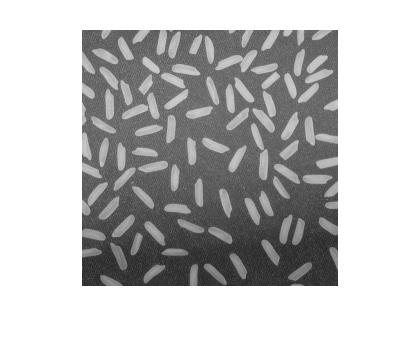
#> input picture images/chp2/rice_1.jpg, 420 x 342 px
$ python kenar_tespit_islemleri.py
#> lines starting #> are read from the running program, lines starting #| are printed output that depends on the picture; after the words box and inside, x2 and y2 are one past the last pixel; in counts of white or black regions, pixels touching at a corner belong together
import cv2
import os

yol = os.path.join(os.getcwd(),"images","chp2","rice_1.jpg")

goruntu = cv2.imread(yol)#bgr
#> goruntu is the input picture: shape (342, 420, 3); min 30, max 255, mean 189.4
gri = cv2.cvtColor(goruntu,cv2.COLOR_BGR2GRAY)#bgr den griye
bulanik = cv2.GaussianBlur(gri,(3,3),0)

# _,sb=cv2.threshold(bulanik,150,255,cv2.THRESH_BINARY)
# sb = cv2.adaptiveThreshold(bulanik,255,cv2.ADAPTIVE_THRESH_MEAN_C,cv2.THRESH_BINARY_INV,3,3)

canny=cv2.Canny(bulanik,40,140)
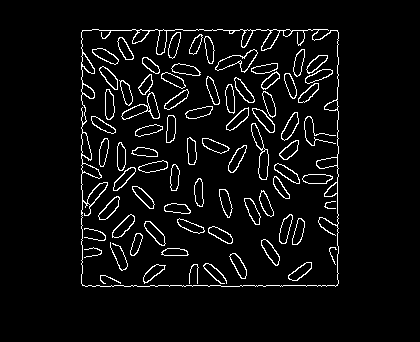
#> canny: shape (342, 420); 5.2% white in thin lines or dots, all inside (x1, y1, x2, y2) = (81, 29, 339, 287)

konturlar,_=cv2.findContours(canny,cv2.RETR_TREE,cv2.CHAIN_APPROX_SIMPLE)
#> konturlar = 162 contours, 12 with area under 20; largest, box (x1, y1, x2, y2) and area: (81, 29, 339, 287) 65204, (81, 29, 339, 287) 63231, (215, 49, 258, 73) 416, (251, 123, 269, 180) 410, (121, 92, 160, 120) 408

cv2.drawContours(goruntu,konturlar,-1,(0,0,255),1)
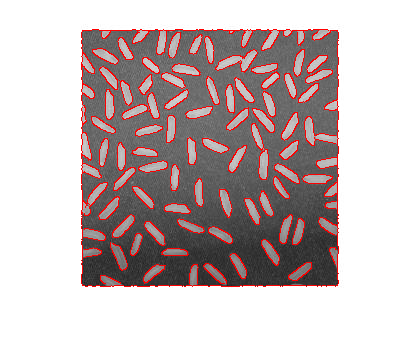
#> goruntu: shape (342, 420, 3); 5.17% of pixels changed, all inside (x1, y1, x2, y2) = (81, 29, 339, 287)

cv2.imshow("orijinal",goruntu)
# cv2.imshow("bulanik",bulanik)
# cv2.imshow("sb",sb)
# cv2.imshow("canny",canny)

cv2.waitKey(0)
cv2.destroyAllWindows()

$ run again, with images/chp2/salt-pepper.jpg copied over images/chp2/rice_1.jpg
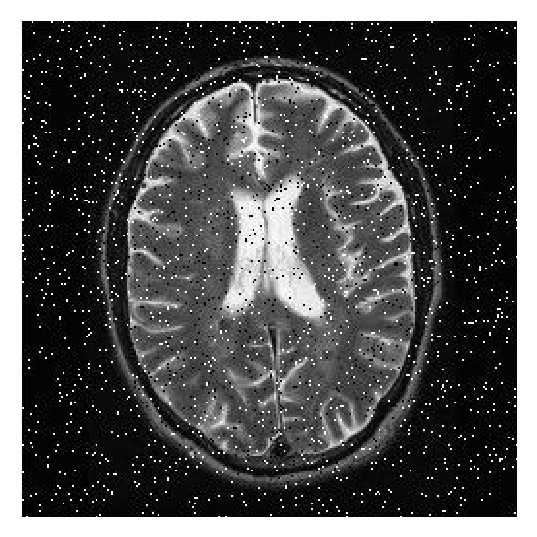
#> input picture images/chp2/salt-pepper.jpg, 537 x 537 px
#> goruntu is the input picture: shape (537, 537, 3); min 0, max 255, mean 82.8
#> `canny=cv2.Canny(bulanik,40,140)`:
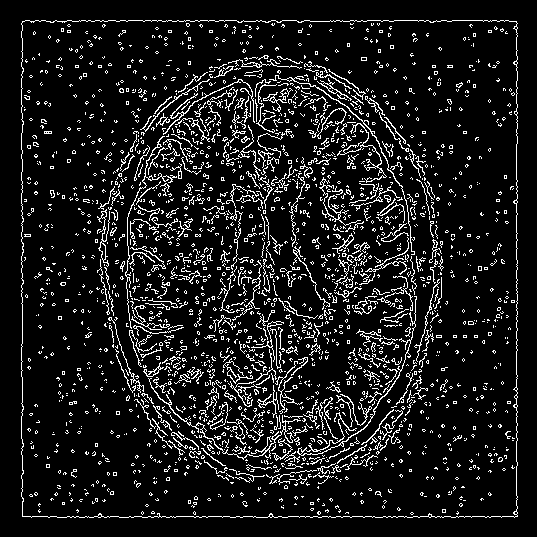
#> canny: shape (537, 537); 10.3% white in thin lines or dots, all inside (x1, y1, x2, y2) = (21, 20, 518, 518)
#> konturlar = 2793 contours, 2715 with area under 20; largest, box (x1, y1, x2, y2) and area: (21, 20, 518, 518) 245304, (21, 20, 518, 518) 245154, (297, 296, 417, 456) 151, (148, 378, 301, 460) 130, (97, 209, 110, 267) 120
#> `cv2.drawContours(goruntu,konturlar,-1,(0,0,255),1)`:
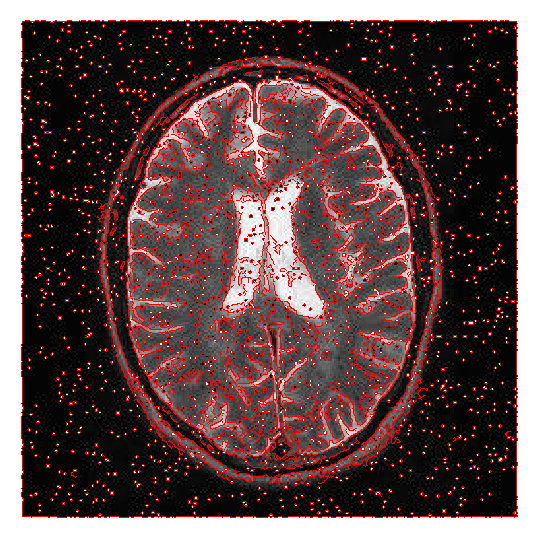
#> goruntu: shape (537, 537, 3); 10.26% of pixels changed, all inside (x1, y1, x2, y2) = (21, 20, 518, 518)
